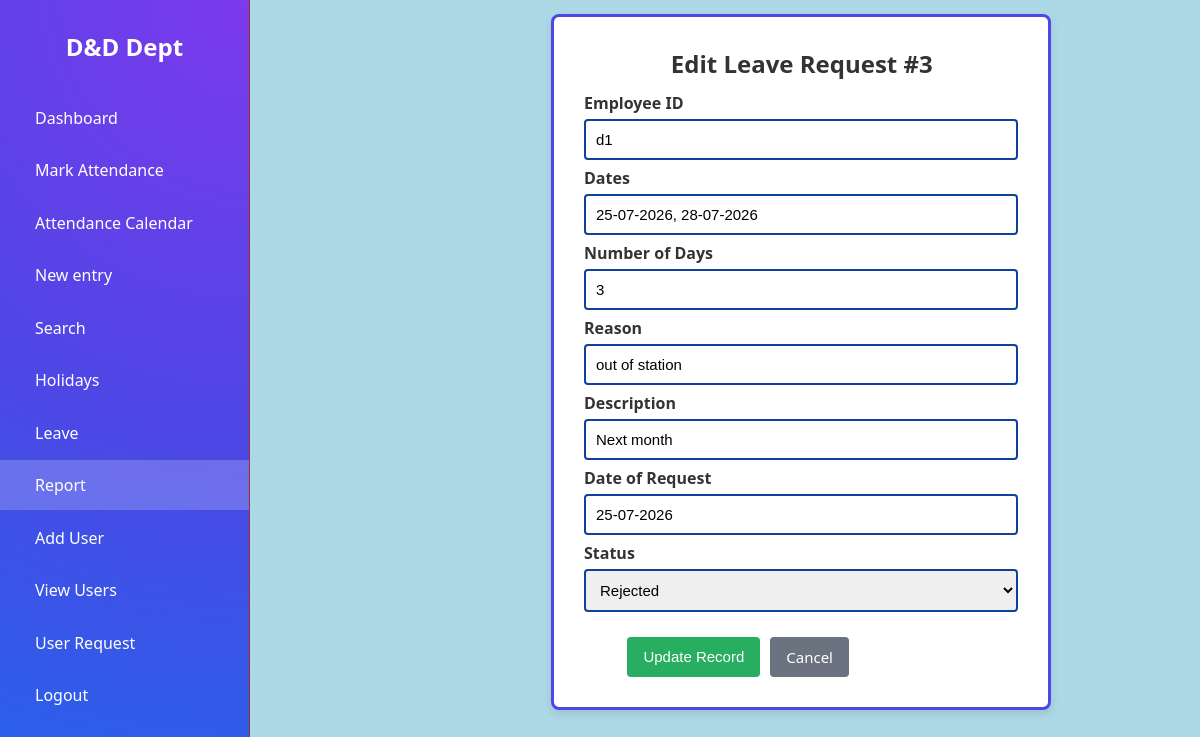
Page /leave/3/edit (signed in) on the committed database.
### tables this page shows
CREATE TABLE leave_requests (
            id INTEGER PRIMARY KEY AUTOINCREMENT,
            employee_id TEXT,
            dates TEXT,
            num_days INTEGER,
            reason TEXT,
            description TEXT,
            request_date TEXT,
            status TEXT NOT NULL DEFAULT 'Pending',
            submitted_by TEXT,
            created_at TEXT DEFAULT CURRENT_TIMESTAMP
        );

### app.py (the view, shortened to what this page needs)
@app.route('/leave/<int:request_id>/edit', methods=['GET', 'POST'])
@roles_required('admin', 'editor')
def edit_leave(request_id):
    leave_request = get_leave_or_404(request_id)
    if leave_request is None:
        flash('That leave request no longer exists.', 'error')
        return redirect(url_for('report_leave'))
    return render_template('leave_edit.html', leave_request=leave_request)

### app.py (called while the page is built)
def roles_required(*allowed_roles):
    def decorator(view):
        @wraps(view)
        def wrapped_view(*args, **kwargs):
            if not session.get('logged_in'):
                return redirect(url_for('login'))
            if session.get('role') not in allowed_roles:
                abort(403)
            return view(*args, **kwargs)
        return wrapped_view
    return decorator

def get_leave_or_404(request_id):
    conn = db.get_db()
    row = conn.execute('SELECT * FROM leave_requests WHERE id = ?', (request_id,)).fetchone()
    return row

### db.py (called while the page is built)
def get_db():
    if 'db' not in g:
        g.db = sqlite3.connect(
            current_app.config['DATABASE'],
            detect_types=sqlite3.PARSE_DECLTYPES
        )
        g.db.row_factory = sqlite3.Row
    return g.db

### templates/leave_edit.html (shortened to what this page needs)
{% extends 'base.html' %}
{% set active_page = 'report' %}
{% block content %}
<div class="form-panel">
    <h2 class="h1">Edit Leave Request #{{ leave_request['id'] }}</h2>
    <form method="POST" action="{{ url_for('edit_leave', request_id=leave_request['id']) }}">
        <div class="input-group">
            <label>Employee ID</label>
            <input type="text" name="employee_id" value="{{ leave_request['employee_id'] or '' }}" required>
        </div>
        <div class="input-group">
            <label>Dates</label>
            <input type="text" name="dates" value="{{ leave_request['dates'] or '' }}" required>
        </div>
        <div class="input-group">
            <label>Number of Days</label>
            <input type="number" name="num_days" value="{{ leave_request['num_days'] or '' }}" required>
        </div>
        <div class="input-group">
            <label>Reason</label>
            <input type="text" name="reason" value="{{ leave_request['reason'] or '' }}">
        </div>
        <div class="input-group">
            <label>Description</label>
            <input type="text" name="description" value="{{ leave_request['description'] or '' }}">
        </div>
        <div class="input-group">
            <label>Date of Request</label>
            <input type="text" name="request_date" value="{{ leave_request['request_date'] or '' }}" placeholder="dd-mm-yyyy" required>
        </div>
        <div class="input-group">
            <label>Status</label>
            <select name="status" style="width:100%;padding:10px;border:2px solid #0e409c;border-radius:4px;font-size:15px;">
                {% for s in ['Pending', 'Approved', 'Rejected'] %}
                <option value="{{ s }}" {{ 'selected' if leave_request['status'] == s }}>{{ s }}</option>
                {% endfor %}
            </select>
        </div>
        <div class="button-group">
            <button type="submit" class="btn-save">Update Record</button>
            <a href="{{ url_for('report_leave') }}" class="btn btn-secondary">Cancel</a>
        </div>
    </form>
</div>
{% endblock %}

### rows in the picture
leave_requests: id "3", employee_id "d1", dates "25-07-2026, 28-07-2026", num_days "3", reason "out of station", description "Next month", request_date "25-07-2026"

### other values in the picture
form field status "Rejected"
